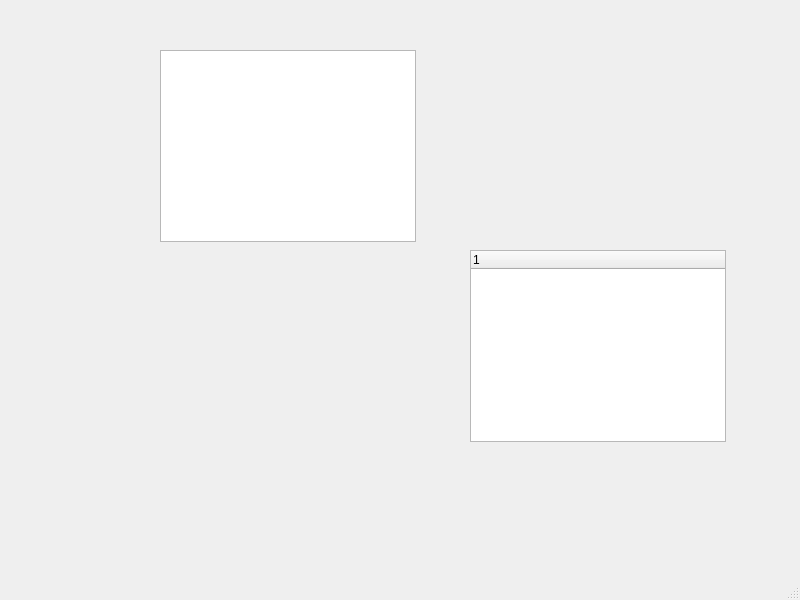
<?xml version="1.0" encoding="UTF-8"?>
<ui version="4.0">
 <class>MainWindow</class>
 <widget class="QMainWindow" name="MainWindow">
  <property name="geometry">
   <rect>
    <x>0</x>
    <y>0</y>
    <width>800</width>
    <height>600</height>
   </rect>
  </property>
  <property name="windowTitle">
   <string>MainWindow</string>
  </property>
  <widget class="QWidget" name="centralwidget">
   <widget class="QTreeView" name="treeView">
    <property name="geometry">
     <rect>
      <x>160</x>
      <y>50</y>
      <width>256</width>
      <height>192</height>
     </rect>
    </property>
    <property name="cursor" stdset="0">
     <cursorShape>PointingHandCursor</cursorShape>
    </property>
    <property name="itemsExpandable">
     <bool>false</bool>
    </property>
    <property name="animated">
     <bool>false</bool>
    </property>
    <property name="expandsOnDoubleClick">
     <bool>false</bool>
    </property>
   </widget>
   <widget class="QTreeWidget" name="gss">
    <property name="geometry">
     <rect>
      <x>470</x>
      <y>250</y>
      <width>256</width>
      <height>192</height>
     </rect>
    </property>
    <property name="cursor" stdset="0">
     <cursorShape>PointingHandCursor</cursorShape>
    </property>
    <property name="selectionBehavior">
     <enum>QAbstractItemView::SelectItems</enum>
    </property>
    <column>
     <property name="text">
      <string notr="true">1</string>
     </property>
    </column>
   </widget>
  </widget>
  <widget class="QMenuBar" name="menubar">
   <property name="geometry">
    <rect>
     <x>0</x>
     <y>0</y>
     <width>800</width>
     <height>21</height>
    </rect>
   </property>
  </widget>
  <widget class="QStatusBar" name="statusbar"/>
 </widget>
 <resources/>
 <connections/>
</ui>
